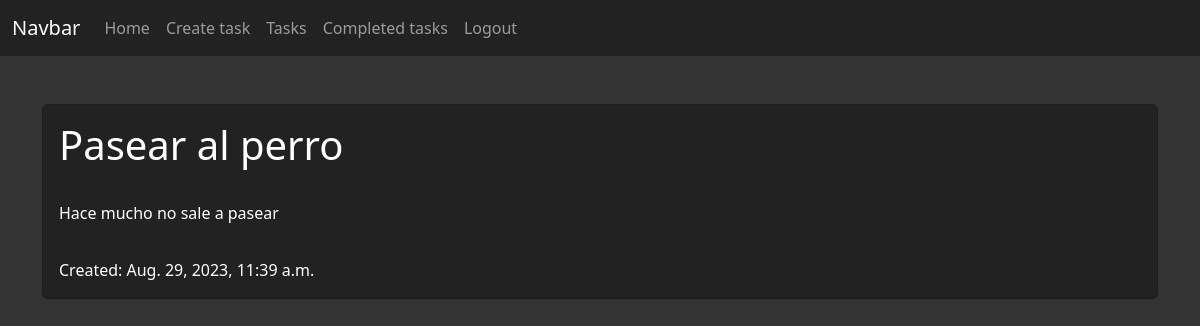
The page /tasks/detail/2/ (signed in) on the database its author committed.
### tasks/models.py (models this page shows, shortened)
class Task(models.Model) :
    title = models.CharField(max_length=100)
    description = models.TextField(blank=True)
    created = models.DateTimeField(auto_now_add=True)
    datecompleted = models.DateTimeField(null=True)
    important = models.BooleanField(default=False)
    user = models.ForeignKey(User, on_delete=models.CASCADE)
    class Meta:
        verbose_name='task'
        verbose_name_plural='tasks'

### tasks/views.py (the view)
# urls.py: path('tasks/detail/<int:id>/',views.task_detail, name= "task_detail"),
@login_required
def task_detail(request, id) :
    task = get_object_or_404(Task, pk=id, user = request.user)
    return render(request, 'task_detail.html', {'task': task})

### tasks/templates/task_detail.html (shortened to what this page needs)
{% extends 'base.html' %}
{% block content %}
<!DOCTYPE html>
<html lang="en">
<head>
    <link href="https://cdn.jsdelivr.net/npm/bootstrap@5.3.0/dist/css/bootstrap.min.css" rel="stylesheet">
</head>
<body style="background-color: #333;">
    <div class="container mt-5">
        <div class="card" style="background-color: #222;">
            <div class="card-body">
                <h1 class="card-text text-white">{{task.title}} {% if task.important %}<span class="badge bg-primary">important</span>{% endif %}</h1>
                <p class="card-text text-white" style="margin-top: 3%;margin-bottom: 3%;">{{ task.description }}</p>
                <div class="d-flex justify-content-between align-items-center">
                    <p class="card-text text-white">Created: {{ task.created }}</p>
                </div>
            </div>
        </div>
    </div>
</body>
</html>
{% endblock %}

### rows shown on the page
Task: title "Pasear al perro", description "Hace mucho no sale a pasear", created "Aug. 29, 2023, 11:39 a.m."
